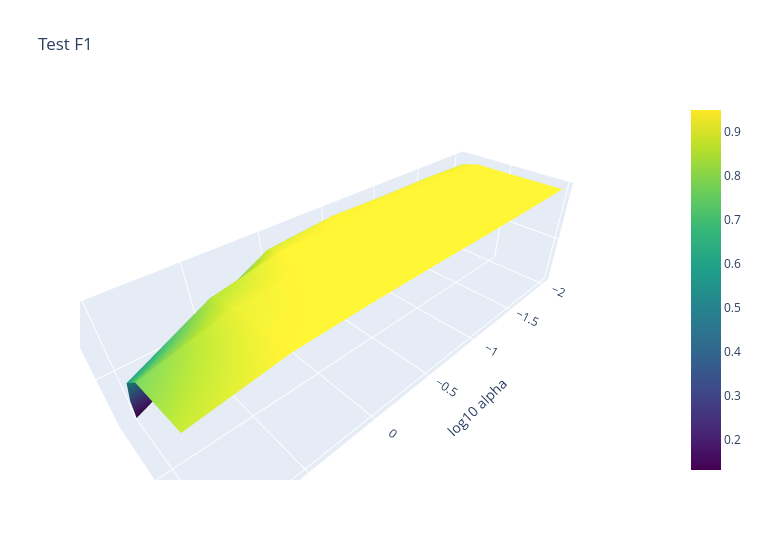

The notebook cell this image was saved under:
### Markdown cell above
### 9.2 Interactive Plotly version of 9.1

### Code cell
fig = go.Figure(go.Surface(x=np.log10(alphas), y=fracs, z=F1, colorscale="Viridis")); fig.update_layout(title="Test F1", width=760, height=560, scene=dict(xaxis_title="log10 alpha", yaxis_title="training fraction", zaxis_title="F1")); fig.show()

### Figure 1 — Plotly figure (JSON) as saved in the notebook; plotly's stock layout.template omitted (floating-point values rounded to 4 significant figures)
{"data": [{"colorscale": [[0.0, "#440154"], [0.1111, "#482878"], [0.2222, "#3e4989"], [0.3333, "#31688e"], [0.4444, "#26828e"], [0.5556, "#1f9e89"], [0.6667, "#35b779"], [0.7778, "#6ece58"], [0.8889, "#b5de2b"], [1.0, "#fde725"]], "type": "surface", "x": [-2.0, -1.523, -1.0, -0.5229, 0.0, 0.4771, 1.0], "y": [0.05, 0.1, 0.25, 0.5, 1.0], "z": [[0.8094, 0.8078, 0.8522, 0.8582, 0.7091, 0.3886, 0.1325], [0.9053, 0.9187, 0.9187, 0.9275, 0.8819, 0.6507, 0.3214], [0.9424, 0.9429, 0.9496, 0.9496, 0.9333, 0.8395, 0.5758], [0.9412, 0.9455, 0.9493, 0.9496, 0.9424, 0.9049, 0.7686], [0.9455, 0.942, 0.942, 0.9458, 0.9458, 0.9377, 0.872]]}], "layout": {"height": 560, "scene": {"xaxis": {"title": {"text": "log10 alpha"}}, "yaxis": {"title": {"text": "training fraction"}}, "zaxis": {"title": {"text": "F1"}}}, "title": {"text": "Test F1"}, "width": 760}}
